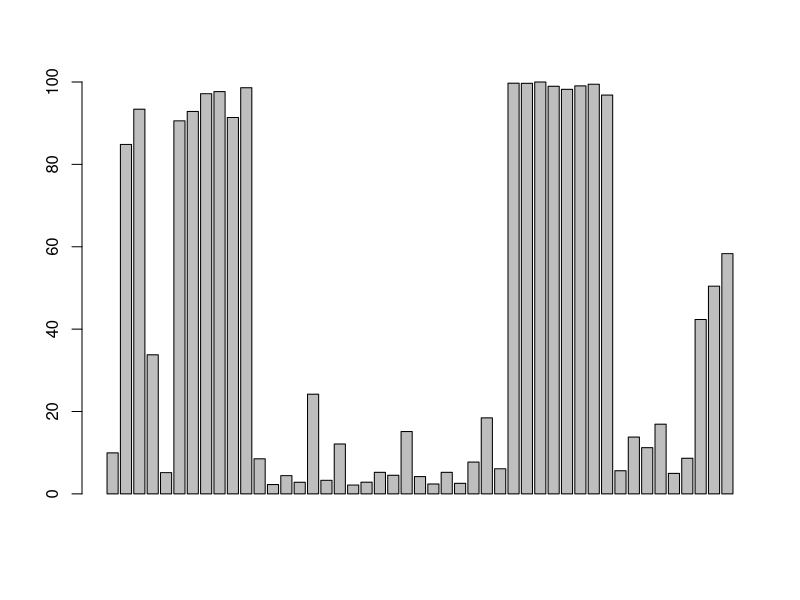
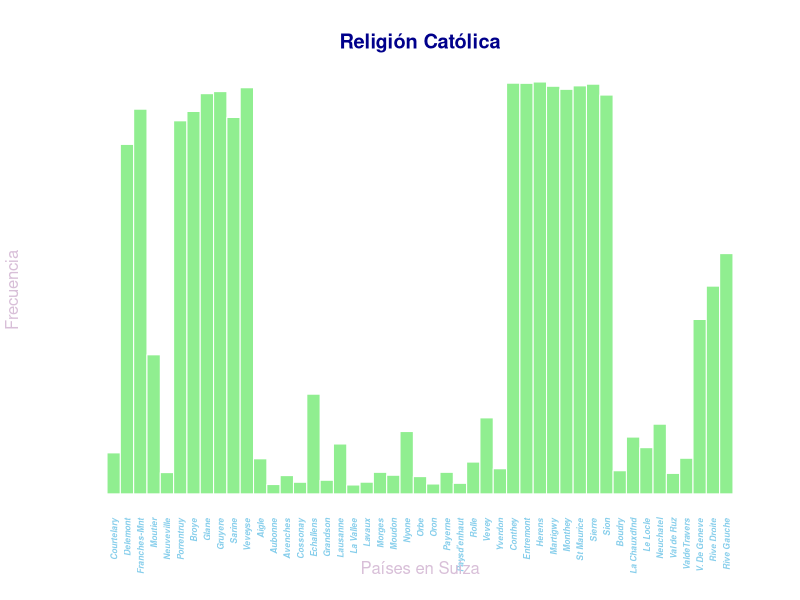
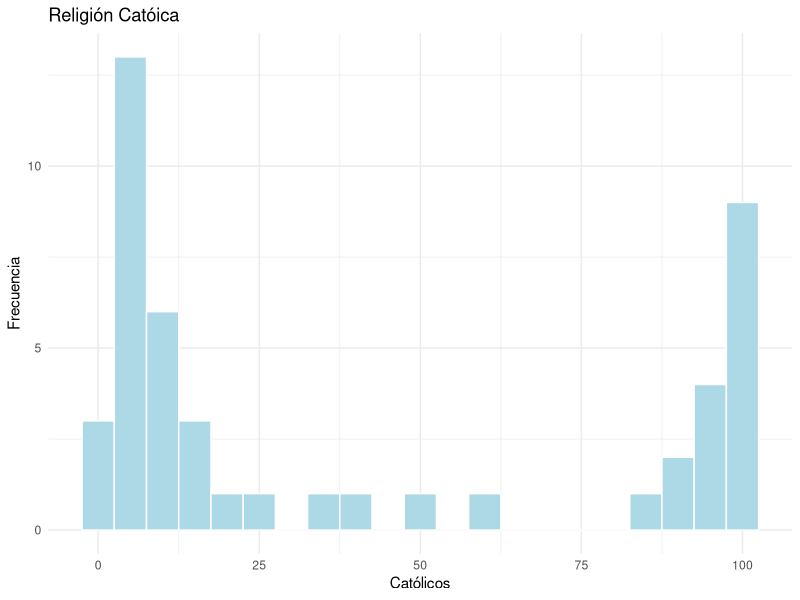

These figures' R source, in order:
## ---- chunk 1
df <- data.frame(
  "id" = 1:4, 
  "profesion" = c("musico", "pintor", "enfermedo", "actor"), 
  "edad" = c(20, 30, 18, 32),
  "nombre" = as.character(c("Ana", "Pepe", "Maria", "Arturo"))
)

df

## ---- chunk 2
data() #Explorar las opciones de las bases de datos precargadas en R base
data(swiss) #Seleccionar la base de datos 
#-----------

class(swiss) # clase de objeto
str(swiss) # ¿qué informaciòn observas que te da como resultado?
## ---- chunk 3
dim(swiss) #obtener las dimensiones del objetos 
ncol(swiss) # numero de columnas
nrow(swiss) # numero de renglones
## ---- chunk 4
head(swiss)
## ---- chunk 5
names(swiss) #conocer el nombre de las etiquetas de cada columna en un data frame
colnames(swiss) # nombre de las columnas de un objeto
row.names(swiss) # ¿qué información me da esta función? 
## ---- chunk 6
# swiss$ # autocompleta con la tecla "tab"
## ---- chunk 7
?attach() # Permite acceder a los objetos en la base de datos simplemente dando sus nombres.
attach(swiss) 

## ---- chunk 8
min(swiss$Education)
max(swiss$Education)
## ---- chunk 9
swiss$Education # Observa que al inicio de la linea , el número del renglón está definido por: []
## ---- chunk 10
swiss$Education
## ---- chunk 11
swiss$Education[45]
## ---- chunk 12
# ?which.max()
## ---- chunk 13
which.max(swiss$Education) # me da la posición donde se encuentra el valor máximo de mi df.
## ---- chunk 14
maxEducacion <- swiss[which.max(swiss$Education), ]
## ---- chunk 15
maxEducation.pais <-row.names(swiss[which.max(swiss$Education), ] )

## ---- chunk 16
# ?subset()
## ---- chunk 17
subset(swiss, swiss$Education== min(swiss$Education))
## ---- chunk 18
subset(swiss, swiss$Education== "1")
## ---- chunk 19
rownames(swiss)[swiss$Education == "1"]
## ---- chunk 20
?barplot()
## ---- chunk 21
barplot(swiss$Catholic)
## ---- chunk 22
barplot(swiss$Catholic, names.arg = row.names(swiss), nrow(swiss), las=2, col = "lightgreen", xlab = "Países en Suiza", ylab = "Frecuencia", axisnames = T, cex.names =  0.5, cex.axis = 0.5,  col.lab = "thistle" , col.axis = "sky blue" ,main = "Religión Católica",font= 4, col.main= "darkblue", axes = F, border = F, space =0.001)

## ---- chunk 23
# instalar el paquete
# install.packages("ggplot2")
# Recuerda activar el paquete:
library(ggplot2)
## ---- chunk 24
ggplot(swiss, aes(x =Catholic )) +
  geom_histogram(binwidth = 5, fill = "lightblue", color = "white") +
  labs(title = "Religión Catóica",
       x = "Católicos",
       y = "Frecuencia") +
  theme_minimal()
## ---- chunk 25
# ?png()
# ?svg()
# ?jpeg()

# png(width=10,height=10, res= 1200, file = "PlotEducacion.png")
# barplot(swiss$Education)
# dev.off()
